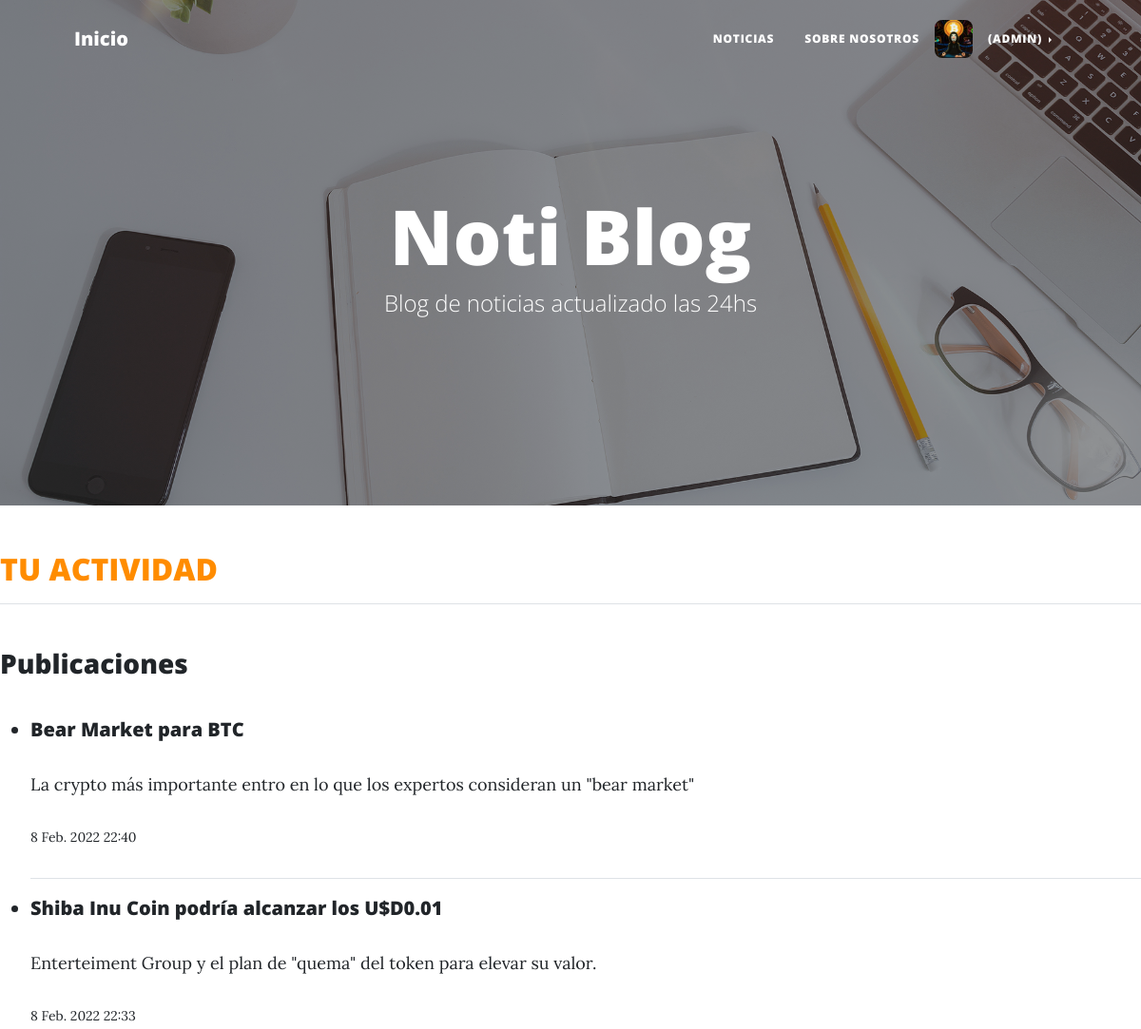
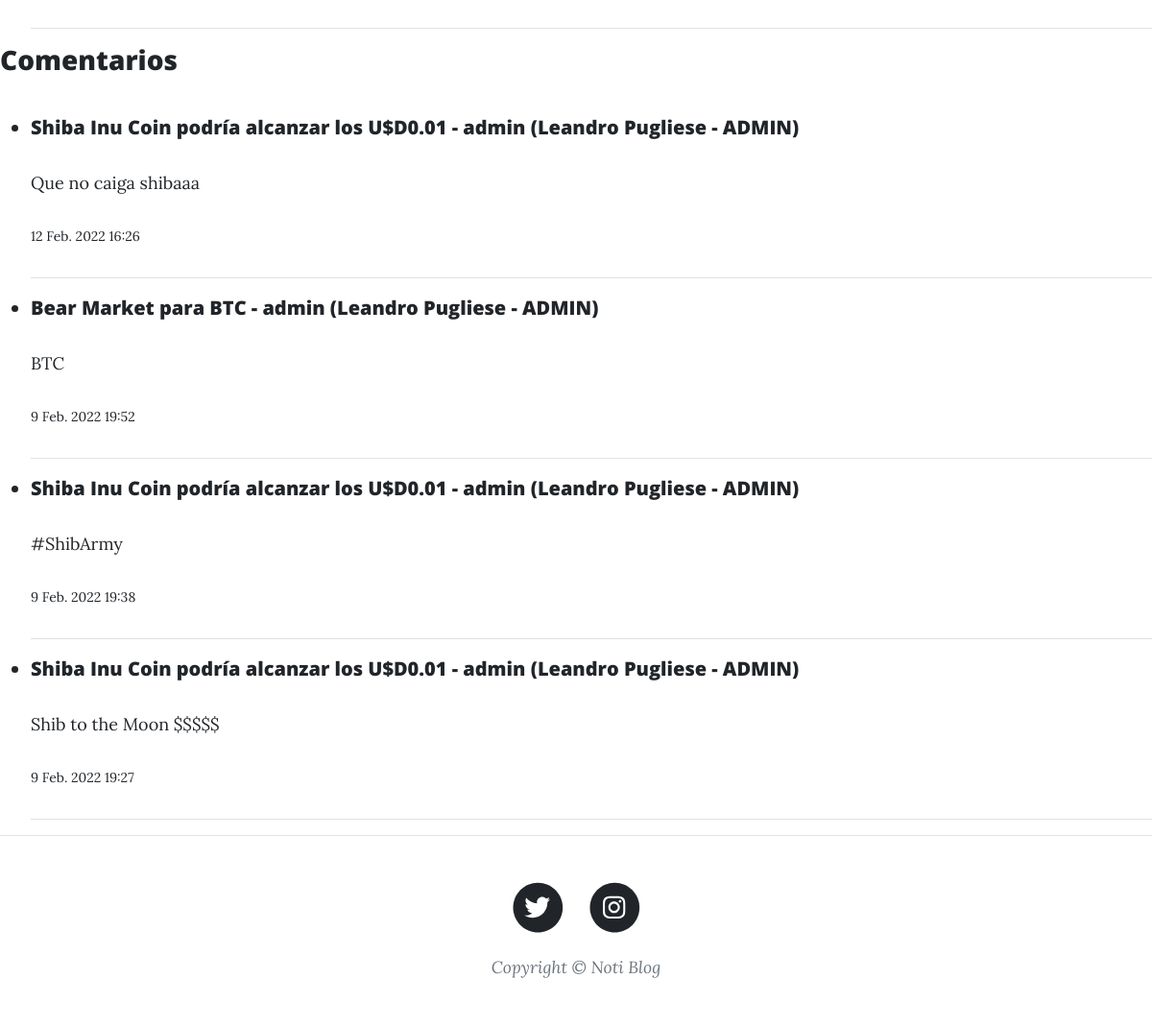
The page /PlayApp/usuario_actividad/ (signed in) on the database its author committed (2 pictures, top to bottom).
### PlayApp/models.py (models this page shows, shortened)
class Usuario(AbstractBaseUser):
    TIPO_USUARIO = [
        ("ADMIN","Admin"),
        ("LECTOR","Lector"),
        ("AUTOR","Autor"),
    ]
    username = models.CharField(max_length=40, unique=True)
    nombre = models.CharField(max_length=40)
    apellido = models.CharField(max_length=40)
    email = models.EmailField(max_length=254, verbose_name="email", unique=True)
    avatar = models.ImageField(upload_to=upload_avatar, null=True, blank=True)
    tipo = models.CharField(max_length=6, choices=TIPO_USUARIO, default="LECTOR")
    date_joined = models.DateTimeField(verbose_name="Fecha de Registro", auto_now_add=True)
    last_login = models.DateTimeField(verbose_name="Ultima Conexión", auto_now=True)
    is_admin = models.BooleanField(default=False)
    is_active = models.BooleanField(default=True)
    is_staff = models.BooleanField(default=False)
    is_superuser = models.BooleanField(default=False)
    USERNAME_FIELD = "username"
    REQUIRED_FIELDS = ["nombre", "apellido", "email", "avatar", "tipo"] #No pongo 'username' porque ya es requerido al ser USERNAME_FIELD (dato usado para loggearse).
    objects = Manager_Usuario()
    def __str__(self):
        return f"{self.username}  ({self.nombre}  {self.apellido} - {self.tipo})"

class Publicacion(models.Model):
    titulo = models.CharField(max_length=50, null=False, blank=False)
    autor = models.ForeignKey(settings.AUTH_USER_MODEL, on_delete=models.CASCADE)
    subtitulo = models.CharField(max_length=100, null=False, blank=False)
    noticia = RichTextField(max_length=5000)
    imagen = models.ImageField(upload_to=upload_publicacion, null=False, blank=False)
    fecha_publi= models.DateTimeField(auto_now_add=True, verbose_name="fecha publicación")
    fecha_actualizacion = models.DateTimeField(auto_now=True, verbose_name="fecha actualización")
    slug = models.SlugField(blank=True, unique=True)
    def __str__(self):
        return f" {self.titulo} - {self.autor}"

class Comentario(models.Model):
    publicacion = models.ForeignKey(Publicacion, related_name="comentarios", on_delete=models.CASCADE, default="")
    nombre = models.ForeignKey(settings.AUTH_USER_MODEL, on_delete=models.CASCADE)
    comentario = models.TextField(max_length=300)
    fecha = models.DateTimeField(auto_now_add=True)

### PlayApp/views.py (the view)
# urls.py: path("usuario_actividad/", views.actividad_usuario, name = "Usuario Actividad" ),
def actividad_usuario(request):
    usuario = Usuario.objects.filter(username=request.user.username).first()
    publis = Publicacion.objects.filter(autor=usuario).order_by('-fecha_publi')
    coments = Comentario.objects.filter(nombre=usuario).order_by('-fecha')
    contexto = {"publis":publis, "coments":coments}
    return render(request, "PlayApp/T03.3-usuario_actividad.html", contexto)

### PlayApp/Templates/PlayApp/T03.3-usuario_actividad.html
{% extends "PlayApp/T01-view.html" %}
{% load static %}
{% block ContenidoTemplate %}
<h2 style="color:darkorange">TU ACTIVIDAD</h2><hr><br>
<h3>Publicaciones</h3>
<br>
{% for object in publis %}
    <ul>
        <li>
            <h5><a href="{% url 'Detalle Publicaciones' object.id %}">{{object.titulo}}</a></h5>
            <p style="font-size:18px">{{object.subtitulo}}</p>
            <p style="font-size:14px">{{object.fecha_actualizacion}}</p><hr>
        </li>
    </ul>
{% endfor %}
<h3>Comentarios</h3>
<br>
{% for object in coments %}
    <ul>
        <li>
            <h5><a href="{% url 'Detalle Publicaciones' object.publicacion_id %}">{{object.publicacion}}</a></h5>
            <p style="font-size:18px" >{{object.comentario}}</p>
            <p style="font-size:14px" >{{object.fecha}}</p><hr>
        </li>
    </ul>
{% endfor %}
{% endblock %}

### PlayApp/Templates/PlayApp/T01-view.html (shortened to what this page needs)
<!DOCTYPE html>
<html lang="es">
    <head>
        {% load static %}
        <link href="{% static 'PlayApp/css/styles.css' %}" rel="stylesheet" />
    </head>
    <body>
        <nav class="navbar navbar-expand-lg navbar-light" id="mainNav">
            <div class="container px-4 px-lg-5">
                <a class="navbar-brand" href="{% url 'Inicio' %}">Inicio</a>
                <div class="collapse navbar-collapse" id="navbarResponsive">
                    <ul class="navbar-nav ms-auto py-4 py-lg-0">
                        <li class="nav-item"><a class="nav-link px-lg-3 py-3 py-lg-4" href="{% url 'Publicaciones' %}">Noticias</a></li>
                        <li class="nav-item"><a class="nav-link px-lg-3 py-3 py-lg-4" href="{% url 'Sobre Nosotros' %}">Sobre Nosotros</a></li>
                        {% if request.user.is_authenticated %}
                            {%  if request.user.avatar %}
                                <img src="http://127.0.0.1:8000/PlayApp{{ request.user.avatar.url }}" style="display: block;width: 40px;height: 40px;margin: auto;border-radius:20%" class="card-img">
                            {% else%}
                                <img src="{% static 'PlayApp/assets/img/avatar-default.png' %}" style="display: block;width: 40px;height: 40px;margin: auto; border-radius:20%;" class="card-img">
                            {% endif %}
                            <li class="nav-item dropdown dropend">
                                <a class="nav-link dropdown-toggle px-lg-3 py-3 py-lg-4" href="#" id="navbarDarkDropdownMenuLink" role="button" data-bs-toggle="dropdown" aria-expanded="false">
                                    ({{request.user.username}})
                                </a>
                            </li>
                            {% else %}
                                <li class="nav-item"><a class="nav-link px-lg-3 py-3 py-lg-4" href="{% url 'Usuario' %}">Ingrese</a></li>
                        {% endif %}
                    </ul>
                </div>
            </div>
        </nav>
        <header class="masthead" style="background-image: url('/static/PlayApp/assets/img/home-bg.jpg' )">
            <div class="container position-relative px-4 px-lg-5">
                <div class="row gx-4 gx-lg-5 justify-content-center">
                    <div class="col-md-10 col-lg-8 col-xl-7">
                        <div class="site-heading">
                            <h1>Noti Blog</h1>
                            <span class="subheading">Blog de noticias actualizado las 24hs</span>
                        </div>
                    </div>
                </div>
            </div>
        </header>
       {% block ContenidoTemplate %}
       {% endblock %}
        <footer class="border-top">
            <div class="container px-4 px-lg-5">
                <div class="row gx-4 gx-lg-5 justify-content-center">
                    <div class="col-md-10 col-lg-8 col-xl-7">
                        <ul class="list-inline text-center">
                            <li class="list-inline-item">
                                <a href="https://twitter.com/NotiBlog_django">
                                    <span class="fa-stack fa-lg">
                                        <i class="fas fa-circle fa-stack-2x"></i>
                                        <i class="fab fa-twitter fa-stack-1x fa-inverse"></i>
                                    </span>
                                </a>
                            </li>
                            <li class="list-inline-item">
                                <a href="https://www.instagram.com/noti.blog.django/">
                                    <span class="fa-stack fa-lg">
                                        <i class="fas fa-circle fa-stack-2x"></i>
                                        <i class="fab fa-instagram fa-stack-1x fa-inverse"></i>
                                    </span>
                                </a>
                            </li>
                        </ul>
                        <div class="small text-center text-muted fst-italic">Copyright &copy; Noti Blog</div>
                    </div>
                </div>
            </div>
        </footer>
    </body>
</html>

### rows shown on the page
Usuario: user.avatar (picture), user.username "ADMIN"
Publicacion: titulo "Bear Market para BTC", subtitulo "La crypto más importante entro en lo que los expertos consideran un \"bear market\"", fecha_actualizacion "8 Feb. 2022 22:40"
Publicacion: titulo "Shiba Inu Coin podría alcanzar los U$D0.01", subtitulo "Enterteiment Group y el plan de \"quema\" del token para elevar su valor.", fecha_actualizacion "8 Feb. 2022 22:33"
Comentario: publicacion "Shiba Inu Coin podría alcanzar los U$D0.01 - admin (Leandro Pugliese - ADMIN)", comentario "Que no caiga shibaaa", fecha "12 Feb. 2022 16:26"
Comentario: publicacion "Bear Market para BTC - admin (Leandro Pugliese - ADMIN)", comentario "BTC", fecha "9 Feb. 2022 19:52"
Comentario: publicacion "Shiba Inu Coin podría alcanzar los U$D0.01 - admin (Leandro Pugliese - ADMIN)", comentario "#ShibArmy", fecha "9 Feb. 2022 19:38"
Comentario: publicacion "Shiba Inu Coin podría alcanzar los U$D0.01 - admin (Leandro Pugliese - ADMIN)", comentario "Shib to the Moon $$$$$", fecha "9 Feb. 2022 19:27"
